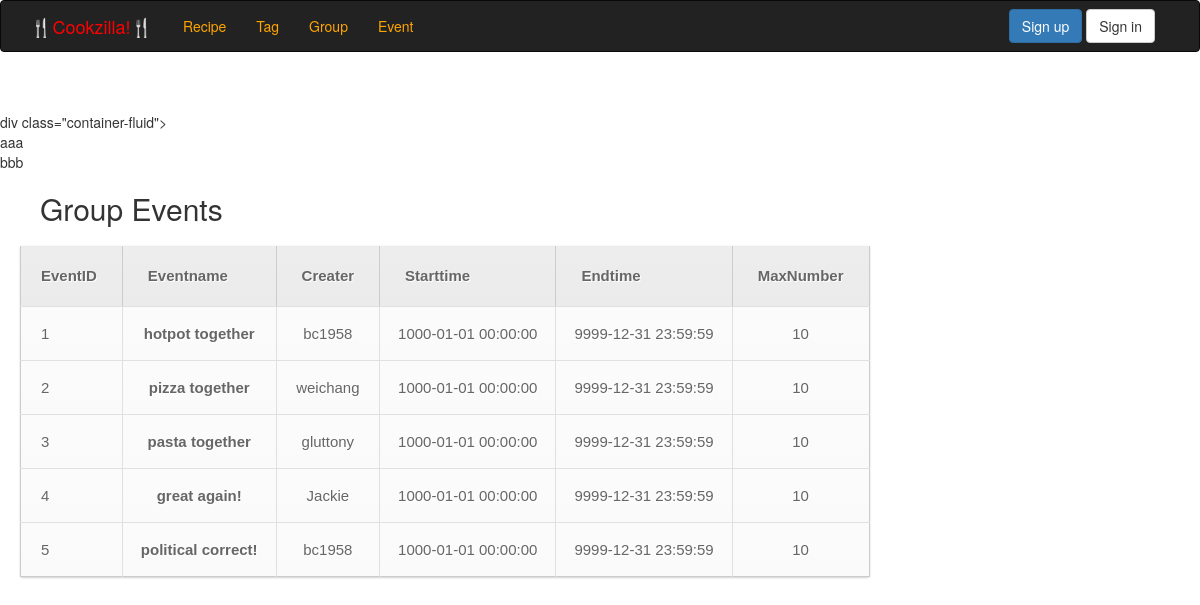
The app's page /event.php?gid=1 with its own data.
### tables this page shows
create table user_event(
	eid int auto_increment,
	gid int,
	ename varchar(40),
	creater varchar(40),
	starttime datetime,
	endtime datetime,
	max_number int,
	primary key (eid),
	foreign key (gid) references user_group(gid),
	foreign key (creater) references users(uname)
)
auto_increment = 10000;

### event.php (the view, shortened to what this page needs)
<head>
  <link href="css/bootstrap.min.css" rel="stylesheet">
</head>
<body>
<div class="navbar navbar-inverse navbar-extra" >
        <div class="container">
          <div class="navbar-header" >
            <a class="navbar-brand" href="/cookzilla"><font color="red">🍴Cookzilla!🍴</font></a>
          </div>
          <div class="navbar-collapse collapse">
            <ul class="nav navbar-nav">
              <li id="subscribe">
                <a href="/subscribe/"><font color="orange">Recipe</font></a>
              </li>
              <li id="subscribe">
                <a href="/subscribe/"><font color="orange">Tag</font></a>
              </li>
              <li id="subscribe">
                <a href="/subscribe/"><font color="orange">Group</font></a>
              </li>
              <li id="subscribe">
                <a href="/subscribe/"><font color="orange">Event</font></a>
              </li>
            </ul>
            <div class="navbar-form navbar-right">
              <a class="btn btn-primary" href="/cookzilla3/signup.php">Sign up</a>
              <a class="btn btn-default" href="/cookzilla3/signin.php">Sign in</a>
            </div>
          </div>
        </div>
      </div>
<br>
div class="container-fluid">
  <div class="row-fluid">
    <div class="span10">
      aaa
    </div>
    <div class="span2">
     bbb
    </div>
  </div>
<?php
$gid = $_GET["gid"];
echo "<h2 style= \"margin-left:40px\"> Group Events</h2>";
$result2 = mysql_query("SELECT E.eid,E.ename,E.creater,E.starttime,E.endtime,E.max_number
FROM user_group U, user_event E
WHERE U.gid = E.gid and E.gid = '$gid'");
echo "
<table border='1'>
<tr>
<th>EventID</th>
<th>Eventname</th>
<th>Creater</th>
<th>Starttime</th>
<th>Endtime</th>
<th>MaxNumber</th>
</tr>";
while($row = mysql_fetch_array($result2))
  {
  echo "<tr>";
  echo "<td>" . $row['eid'] . "</td>";
  echo "<td><a href=\"rsvp.php?eid=".urlencode($row['eid'])."\">".$row['ename']."</a>"."</td>";
  echo "<td>" . $row['creater'] . "</td>";
  echo "<td>" . $row['starttime'] . "</td>";
  echo "<td>" . $row['endtime'] . "</td>";
  echo "<td>" . $row['max_number'] . "</td>";
  echo "</tr>";
  }
echo "</table>";
echo '<br>';
?>

### event.php (style rules this page uses)
table a:link { color: #666; font-weight: bold; text-decoration:none; }
table { font-family:Arial, Helvetica, sans-serif; color:#666; font-size:15px; text-shadow: 1px 1px 0px #fff; background:#eaebec; margin:20px; border:#ccc 1px solid; -moz-border-radius:3px; -webkit-border-radius:3px; border-radius:3px; -moz-box-shadow: 0 1px 2px #d1d1d1; -webkit-box-shadow: 0 1px 2px #d1d1d1; box-shadow: 0 1px 2px #d1d1d1; }
table th { padding:21px 25px 22px 25px; border-top:1px solid #fafafa; border-bottom:1px solid #e0e0e0; background: #ededed; background: -webkit-gradient(linear, left top, left bottom, from(#ededed), to(#ebebeb)); background: -moz-linear-gradient(top, #ededed, #ebebeb); }
table th:first-child { text-align: left; padding-left:20px; }
table tr:first-child th:first-child { -moz-border-radius-topleft:3px; -webkit-border-top-left-radius:3px; border-top-left-radius:3px; }
table tr:first-child th:last-child { -moz-border-radius-topright:3px; -webkit-border-top-right-radius:3px; border-top-right-radius:3px; }
table tr { text-align: center; padding-left:20px; }
table tr td:first-child { text-align: left; padding-left:20px; border-left: 0; }
table tr td { padding:18px; border-top: 1px solid #ffffff; border-bottom:1px solid #e0e0e0; border-left: 1px solid #e0e0e0; background: #fafafa; background: -webkit-gradient(linear, left top, left bottom, from(#fbfbfb), to(#fafafa)); background: -moz-linear-gradient(top, #fbfbfb, #fafafa); }
table tr:last-child td { border-bottom:0; }
table tr:last-child td:first-child { -moz-border-radius-bottomleft:3px; -webkit-border-bottom-left-radius:3px; border-bottom-left-radius:3px; }
table tr:last-child td:last-child { -moz-border-radius-bottomright:3px; -webkit-border-bottom-right-radius:3px; border-bottom-right-radius:3px; }

### records on screen
user_event: eid "1", ename "hotpot together", creater "bc1958", starttime "1000-01-01 00:00:00", endtime "9999-12-31 23:59:59", max_number "10"
user_event: eid "2", ename "pizza together", creater "weichang", starttime "1000-01-01 00:00:00", endtime "9999-12-31 23:59:59", max_number "10"
user_event: eid "3", ename "pasta together", creater "gluttony", starttime "1000-01-01 00:00:00", endtime "9999-12-31 23:59:59", max_number "10"
user_event: eid "4", ename "great again!", creater "Jackie", starttime "1000-01-01 00:00:00", endtime "9999-12-31 23:59:59", max_number "10"
user_event: eid "5", ename "political correct!", creater "bc1958", starttime "1000-01-01 00:00:00", endtime "9999-12-31 23:59:59", max_number "10"
